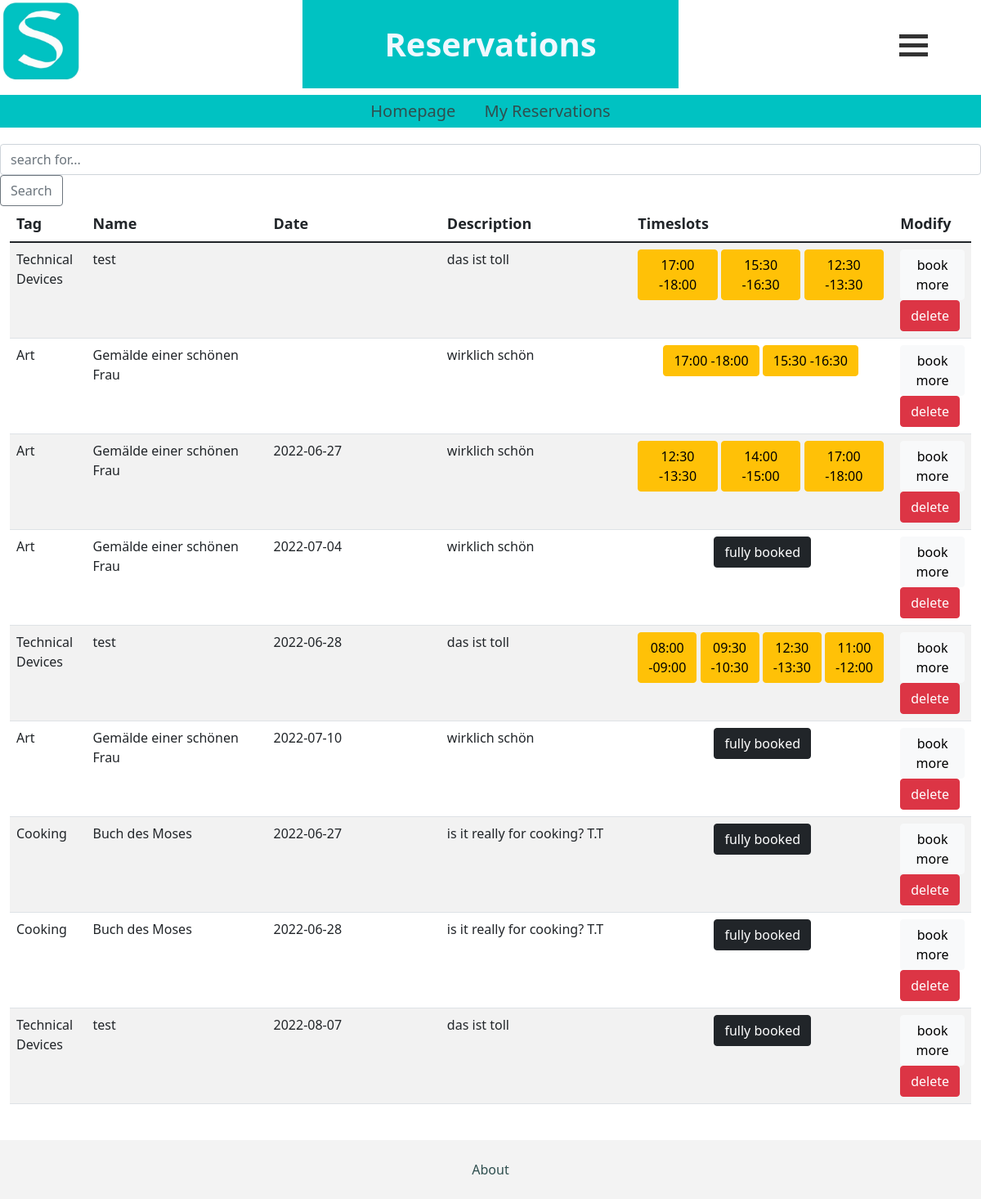
The page /respage/1 on the database its author committed.
### firstapp/models.py (models this page shows, shortened)
class Users_reservations_dict(models.Model):
    reservation = models.ForeignKey(Reservation, on_delete=models.CASCADE)
    user = models.ForeignKey(User, on_delete=models.CASCADE)
    not_av_slots = models.JSONField(null=True)
    class Meta:
        constraints = [
            models.UniqueConstraint(
                fields=['reservation', 'user'], name='unique_user_reservation')
        ]

class Reservation(models.Model):
    clusterr = models.ForeignKey(Cluster, on_delete=models.CASCADE)
    cluster_title = models.CharField(max_length=100)
    date = models.CharField(max_length=100)
    not_av_slots = models.JSONField(null=True)
    av_slots = models.JSONField(null=True)
    user = models.ForeignKey(User, on_delete=models.CASCADE)
    class Meta:
        constraints = [
            models.UniqueConstraint(
                fields=['clusterr', 'date'], name='unique_reservation')
        ]

class Cluster(models.Model):
    tag_choice = (
        ('Art' , 'Art'),
        ('Chemistry' , 'Chemistry'),
        ('Technical Devices' , 'Technical Devices'),
        ('Cooking' , 'Cooking'),
        ('Music' , 'Music'),
    )
    tag_system = models.CharField(max_length=30, blank=True, choices=tag_choice)
    title = models.CharField(max_length=250)
    Beschreibung = models.CharField(max_length=250)
    availability = models.BooleanField()

### firstapp/views.py (the view)
# urls.py: path('respage/<int:user_id>', views.ResPage, name='ResPage'),
def ResPage(request, user_id):
    n = User.objects.get(pk=user_id)
    reserved_objs = Users_reservations_dict.objects.filter(user = n)
    contextt = {'res_objs': reserved_objs,
                }
    return render(request, 'firstapp/ReservierteTermine.html', contextt)

### firstapp/templates/firstapp/ReservierteTermine.html (shortened to what this page needs)
{% extends 'firstapp/base.html' %}
{% load static %}
{% block body %}
<div class="d-flex justify-content-between ">
    <div>
      <img class="logo" src="{% static 'images/logo.jpg'%}" alt="logo" onclick="javascript:window.location='http://127.0.0.1:8000/cls/';" on/>
    </div>
    <div>
      <h1 id="sitename"><b> Reservations </b></h1>
    </div>
    <div class="dropstart col-1 align-self-center">
      <div class="menu" id="dropdownMenu" data-bs-toggle="dropdown" aria-expanded="false" onclick="transformFunction(this)">
        <div class="menuBar1"></div>
        <div class="menuBar2"></div>
        <div class="menuBar3"></div>
      </div>
    </div>
  </div>
<nav>
    <a href="{% url 'homestudi' %}">Homepage</a>
    <a href="{% url 'ResPage' user.id %}">My Reservations</a>
</nav>
<div>
    <form class="form-inline my-2 my-lg-0">
        <input class="form-control mr-sm2" name="suche" type="search" placeholder="search for..." aria-lable="Search">
        <button class="btn btn-outline-secondary" type="submit">Search</button>
    </form>
</div>
<div class="container-fluid">
    <div class="table-responsive">
        <table id="mainTable" class="table table-striped table-hover">
            <thead>
                <tr>
                    <th>Tag</th>
                    <th>Name</th>
                    <th>Date</th>
                    <th>Description</th>
                    <th>Timeslots</th>
                    <th>Modify</th>
                </tr>
            </thead>
            <tbody>
                {% for dt in res_objs %}
                <tr>
                    <td class="col-lg-1">{{dt.reservation.clusterr.tag_system}}</td>
                    <td class="col-lg-3">{{dt.reservation.clusterr.title}}</td>
                    <td class="col-lg-3">{{dt.reservation.date}}</td>
                    <td class="col-lg-3">{{dt.reservation.clusterr.Beschreibung}}</td>
                    {% if dt.not_av_slots|length == 7 %}
                    <td>
                        <div class="row">
                            <div class="col-sm-12"
                                style="display: flex; flex-direction: row;justify-content: center;align-items:center;">
                                <button class="btn btn-dark" href="" role="button">fully booked</button>
                            </div>
                        </div>
                    </td>
                    {%else%}
                    <td>
                        <div class="row">
                            <div class="col-sm-12"
                                style="display: flex; flex-direction: row;justify-content: center;align-items:center;">
                                {% for sl in dt.not_av_slots %}
                                <a class="btn btn-warning" href="{% url 'deleteSlot' dt.id sl %}" role="button">{{sl}}</a> &nbsp
                                {% endfor %}
                            </div>
                        </div>
                    </td>
                    {% endif %}
                    <td class="col-lg-1">
                        <a class="btn btn-light" href="{% url 'book' dt.reservation.clusterr.id user.id %}"
                            role="button">book more</a>
                            <a class="btn btn-danger" href="{% url 'deleteReservation' dt.id %}"
                            role="button">delete</a>
                    </td>
                </tr>
                {% endfor %}
            </tbody>
        </table>
    </div>
</div>
{% endblock body %}

### firstapp/templates/firstapp/base.html (shortened to what this page needs)
{% load static %}
<!DOCTYPE html>
<html lang="en">
<head>
    <link href="https://cdn.jsdelivr.net/npm/bootstrap@5.1.3/dist/css/bootstrap.min.css"
          rel="stylesheet"
>
    <link rel="stylesheet" href="https://cdnjs.cloudflare.com/ajax/libs/font-awesome/4.7.0/css/font-awesome.min.css">
</head>
<body>
{% block body %}
{% endblock body %}
<footer class="footer">
    <div class="text-center p-4" style="background-color: rgba(22, 21, 21, 0.05);">
        <a href="{% url 'Impressum' %}">About</a>
    </div>
</footer>
</body>

### firstapp/templates/firstapp/ReservierteTermine.html (style rules this page uses)
h1 { padding: 20px; text-align: left; text-decoration-color: aqua; font-size: 40px; background-color: rgb(0, 194, 194); }

### firstapp/templates/firstapp/base.html (style rules this page uses)
#sitename { padding: 30px 100px; color: aliceblue; background-color: rgb(0, 194, 194); font-size: 40px; text-align: center; }
.logo { width: 100px; height: 100px; cursor: pointer; margin: 0px, 0px, 0px, 10px; }
nav { padding: 5px; margin: 0 0 20px; text-align: center; font-size: 20px; width: 100%; background-color: rgb(0, 194, 194); color: black; }
a { color:darkslategrey; padding-left: 15px; padding-right: 15px; text-decoration: none; }
th { font-size: 18px; }
html { position: relative; min-height: 100%; }
body { margin-bottom: 100px; }
.footer { position: absolute; bottom: 0; width: 100%; }
.menu { display: inline-block; cursor: pointer; }
.menuBar1, .menuBar2, .menuBar3 { width: 35px; height: 5px; background-color: #333; margin: 6px 0; transition: 0.4s; }

### rows shown on the page
Users_reservations_dict: reservation.clusterr.tag_system "Technical Devices", reservation.clusterr "test", reservation.clusterr.Beschreibung "das ist toll", not_av_slots "17:00 -18:00" "15:30 -16:30" "12:30 -13:30"
Users_reservations_dict: reservation.clusterr.tag_system "Art", reservation.clusterr "Gemälde einer schönen Frau", reservation.clusterr.Beschreibung "wirklich schön", not_av_slots "17:00 -18:00" "15:30 -16:30"
Users_reservations_dict: reservation.clusterr.tag_system "Art", reservation.clusterr "Gemälde einer schönen Frau", reservation "2022-06-27", reservation.clusterr.Beschreibung "wirklich schön", not_av_slots "12:30 -13:30" "14:00 -15:00" "17:00 -18:00"
Users_reservations_dict: reservation.clusterr.tag_system "Art", reservation.clusterr "Gemälde einer schönen Frau", reservation "2022-07-04", reservation.clusterr.Beschreibung "wirklich schön", shows "fully booked"
Users_reservations_dict: reservation.clusterr.tag_system "Technical Devices", reservation.clusterr "test", reservation "2022-06-28", reservation.clusterr.Beschreibung "das ist toll", not_av_slots "08:00 -09:00" "09:30 -10:30" "12:30 -13:30" "11:00 -12:00"
Users_reservations_dict: reservation.clusterr.tag_system "Art", reservation.clusterr "Gemälde einer schönen Frau", reservation "2022-07-10", reservation.clusterr.Beschreibung "wirklich schön", shows "fully booked"
Users_reservations_dict: reservation.clusterr.tag_system "Cooking", reservation.clusterr "Buch des Moses", reservation "2022-06-27", reservation.clusterr.Beschreibung "is it really for cooking? T.T", shows "fully booked"
Users_reservations_dict: reservation.clusterr.tag_system "Cooking", reservation.clusterr "Buch des Moses", reservation "2022-06-28", reservation.clusterr.Beschreibung "is it really for cooking? T.T", shows "fully booked"
Users_reservations_dict: reservation.clusterr.tag_system "Technical Devices", reservation.clusterr "test", reservation "2022-08-07", reservation.clusterr.Beschreibung "das ist toll", shows "fully booked"
